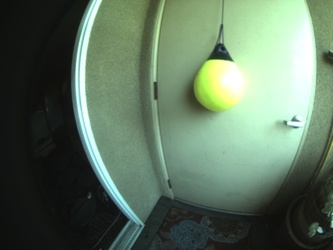
#> input picture buoy_detection_hog/unchanged_pics/yellow_buoy10.jpg, 333 x 250 px, shrunk from 640 x 480 before the run, found by its file name
$ python imageload.py
#> lines starting #> are read from the running program, lines starting #| are printed output that depends on the picture
import cv2
import numpy as np
import matplotlib.pyplot as plt


img = cv2.imread('yellow_buoy_images/yellow_buoy10.jpg', cv2.IMREAD_GRAYSCALE)
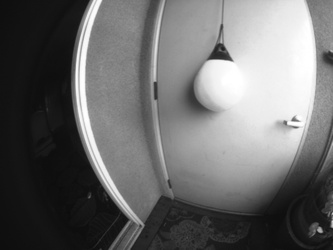
#> img: shape (250, 333); min 12, max 255, mean 106.8

cv2.imshow('image',img)
cv2.waitKey(0)

$ run again, with buoy_detection_hog/unchanged_pics/yellow_buoy104.jpg copied over buoy_detection_hog/unchanged_pics/yellow_buoy10.jpg
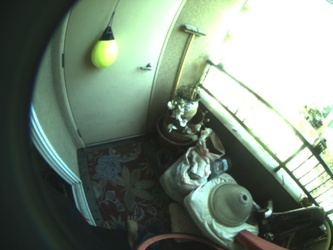
#> input picture buoy_detection_hog/unchanged_pics/yellow_buoy104.jpg, 333 x 250 px, shrunk from 640 x 480 before the run, found by its file name
#> `img = cv2.imread('yellow_buoy_images/yellow_buoy10.jpg', cv2.IMREAD_GR..`:
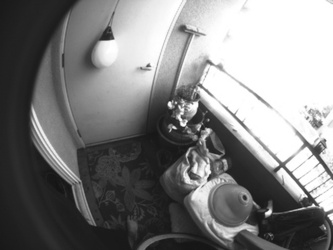
#> img: shape (250, 333); min 18, max 255, mean 128.6
